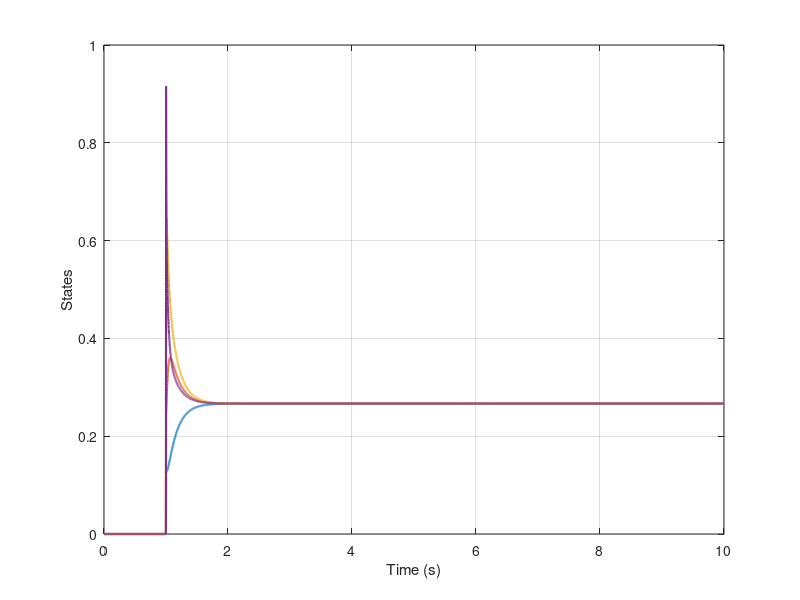

Here is the MATLAB script that generated this plot:
clc;
clear;
close all;

h= -0.1;

B=[10 -10 0 0;
    -10 20 -10 0;
    0 -10 20 -10;
    0 0 -10 10];
L = [2 -1 0 -1;
     -1 2 -1 0;
     0 -1 2 -1;
     -1 0 -1 2];
D = diag([1 2 4 8]);

A= h*B*D*L*D;



B = [ 1 1 1 1]';
C = [1 0 0 0];
D_d = [0];

sys = ss(A,B,C,D_d);

% Time vector
dt = 0.001;
t = 0:dt:10;

% Approximate impulse at t = 1
u = zeros(size(t));

% Pulse width = dt, area = 1
u(t == 1) = 1/dt;

% Simulate
[y,t,x] = lsim(sys,u,t);

x_n = x ./ [8 4 2 1];
% Plot
plot(t,x_n,'LineWidth',1.5);
xlabel('Time (s)');
ylabel('States');
grid on;
